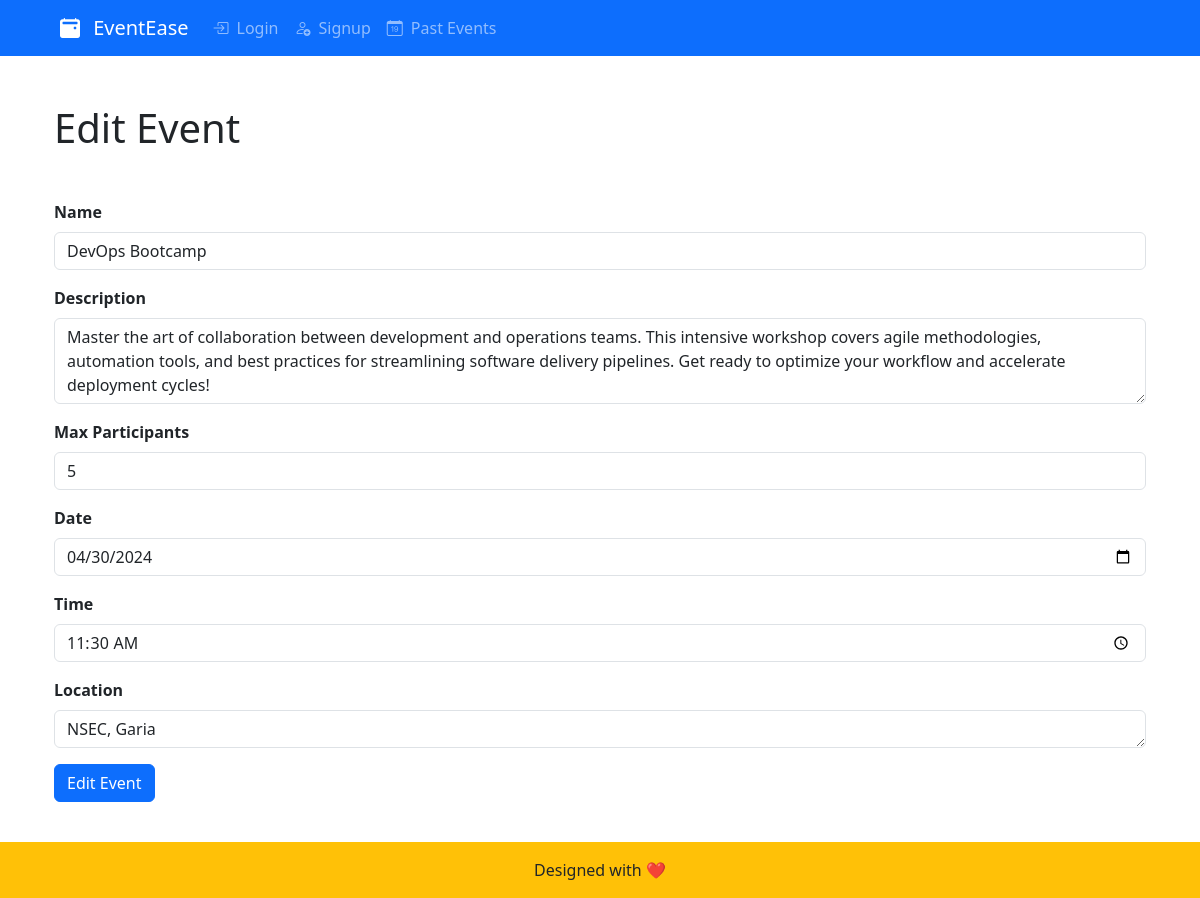
Page /events/edit/27/ on the earlier database version.
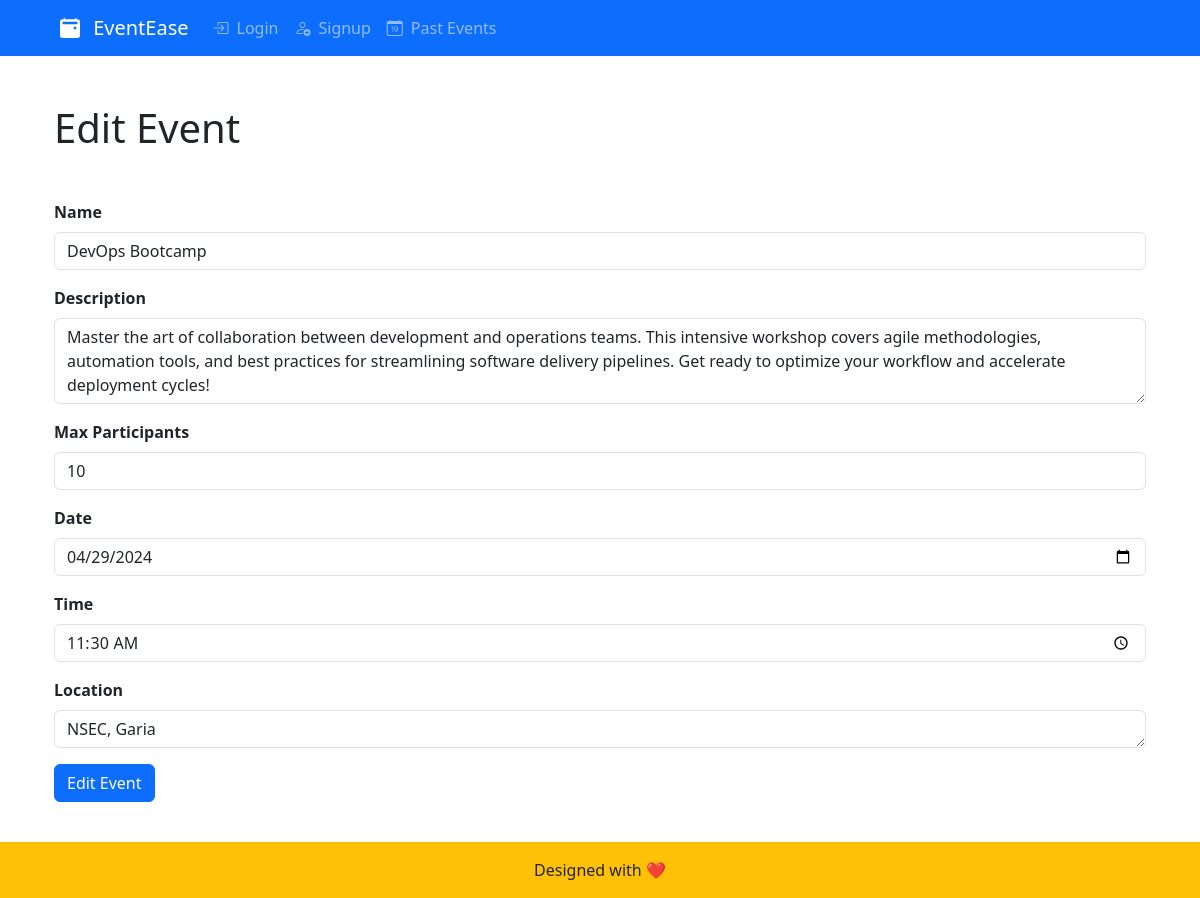
Same page on the later database version.
### events/models.py (models this page shows, shortened)
class Event(models.Model):
    title = models.CharField(max_length=200)
    description = models.TextField()
    date = models.DateTimeField()
    location = models.CharField(max_length=200)
    user = models.ForeignKey(User, on_delete=models.CASCADE, null=True)
    max_participants = models.IntegerField(default=5)
    num_participants = models.IntegerField(default=0)

### events/views.py (the view)
# urls.py: path("edit/<int:event_id>/", views.edit_events, name="edit_events"),
def edit_events(request, event_id):
    event = get_object_or_404(Event, pk=event_id)
    if request.method == "POST":
        event.title = request.POST.get("title")
        event.description = request.POST.get("description")
        event.date = request.POST.get("date") + " " + request.POST.get("time")
        event.location = request.POST.get("location")
        event.max_participants = request.POST.get("max_participants")
        event.save()
        messages.success(request, "Edit Event Successful!")
        return redirect("events")
    else:
        context = {"event": event}
    return render(request, "events/edit_events.html", context)

### events/templates/events/edit_events.html (shortened to what this page needs)
{% extends "events/layout.html" %}
{% block content %}
<div class="container py-5 mb-5 px-4">
  <h1 class="mb-5">Edit Event</h1>
  <form action="{% url 'edit_events' event.id %}" method="POST">
    <div class="mb-3 fw-bold">
      <label for="exampleFormControlInput1" class="form-label">Name</label>
      <input type="text" class="form-control" id="exampleFormControlInput1" placeholder="Enter event name" value="{{ event.title }}" required
        name="title" />
    </div>
    <div class="mb-3 fw-bold">
      <label for="exampleFormControlTextarea1" class="form-label">Description</label>
      <textarea class="form-control" id="exampleFormControlTextarea1" rows="3" placeholder="Enter event details" name="description" required>{{ event.description }}</textarea>
    </div>
    <div class="mb-3 fw-bold">
      <label for="maxParticipants" class="form-label">Max Participants</label>
      <input type="number" class="form-control" id="maxParticipants" name="max_participants" min="1" placeholder="Enter maximum number of participants" required value="{{ event.max_participants }}"/>
    </div>
    <div class="mb-3 fw-bold">
      <label for="exampleFormControlInput1" class="form-label">Date</label>
      <input type="date" class="form-control" id="exampleFormControlInput1" name="date" value="{{ event.date|date:'Y-m-d' }}" required/>
    </div>
    <div class="mb-3 fw-bold">
      <label for="exampleFormControlInput1" class="form-label">Time</label>
      <input type="time" class="form-control" id="exampleFormControlInput1" name="time" value="{{ event.date|time:'H:i' }}" required/>
    </div>
    <div class="mb-3 fw-bold">
      <label for="exampleFormControlTextarea1" class="form-label">Location</label>
      <textarea class="form-control" id="exampleFormControlTextarea1" rows="1" placeholder="Enter event location" name="location" required>{{ event.location }}</textarea>
    </div>
    <button class="btn btn-primary">Edit Event</button>
  </form>
</div>
{% endblock %}

Differences in the rows shown:
changed Event "DevOps Bootcamp": max_participants "5" → "10"; date "04/30/2024" → "04/29/2024"
